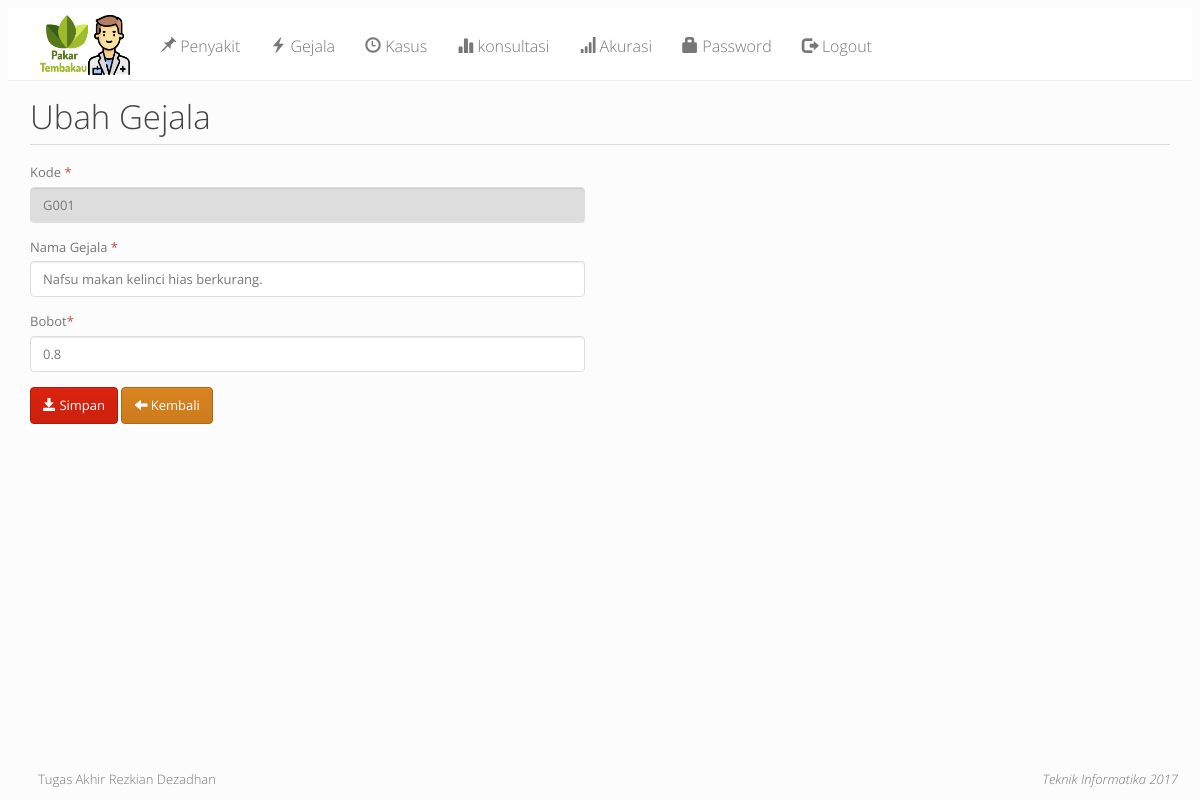
The page /index.php?m=gejala_ubah&ID=G001 (signed in) on the database its author committed.
### tables this page shows
CREATE TABLE `tb_gejala` (
  `kode_gejala` varchar(16) NOT NULL,
  `nama_gejala` varchar(255) NOT NULL DEFAULT '',
  `bobot` double NOT NULL DEFAULT 0,
  PRIMARY KEY (`kode_gejala`)
);

### config.php (called while the page is built)
<?php
$config["server"] = 'localhost';
$config["username"] = 'root';
$config["password"] = '';
$config["database_name"] = 'fuzzy_knn';

### functions.php (called while the page is built, shortened)
<?php
include 'config.php';
include 'includes/db.php';
$db = new DB($config['server'], $config['username'], $config['password'], $config['database_name']);

### includes/db.php (called while the page is built, shortened)
<?php
class DB
{
    var $conn = null;
    public function __construct($host, $username, $passwd, $dbname)
    {
        $this->conn = mysqli_connect($host, $username, $passwd, $dbname);
    }
    public function query($sql)
    {
        $query = mysqli_query($this->conn, $sql) or die('<pre>Error mysqli_query: ' . mysqli_error($this->conn) . '<br />' . $sql . '</pre>');
        return $query;
    }
    public function get_row($sql)
    {
        $query = $this->query($sql);
        return mysqli_fetch_object($query);
    }
}

### gejala_ubah.php (the view, shortened to what this page needs)
<?php
$row = $db->get_row("SELECT * FROM tb_gejala WHERE kode_gejala='$_GET[ID]'");
?>
<div class="page-header">
    <h1>Ubah Gejala</h1>
</div>
<div class="row">
    <div class="col-sm-6">
        <form method="post">
            <div class="form-group">
                <label>Kode <span class="text-danger">*</span></label>
                <input class="form-control" type="text" name="kode" readonly="readonly" value="<?= $row->kode_gejala ?>" />
            </div>
            <div class="form-group">
                <label>Nama Gejala <span class="text-danger">*</span></label>
                <input class="form-control" type="text" name="nama" value="<?= $row->nama_gejala ?>" />
            </div>
            <div class="form-group">
                <label>Bobot<span class="text-danger">*</span></label>
                <input class="form-control" type="text" name="bobot" value="<?= $row->bobot ?>" />
            </div>
            <div class="form-group">
                <button class="btn btn-primary"><span class="glyphicon glyphicon-save"></span> Simpan</button>
                <a class="btn btn-danger" href="?m=gejala"><span class="glyphicon glyphicon-arrow-left"></span> Kembali</a>
            </div>
        </form>
    </div>
</div>

### assets/css/general.css (style rules this page uses)
html { position: relative; min-height: 100%; }
body { margin-bottom: 70px; }
.page-header { margin-top: 0; padding-bottom: 0; }
.page-header h1 { margin-top: 0; }

### rows shown on the page
tb_gejala: kode "G001", nama "Nafsu makan kelinci hias berkurang.", bobot "0.8"
